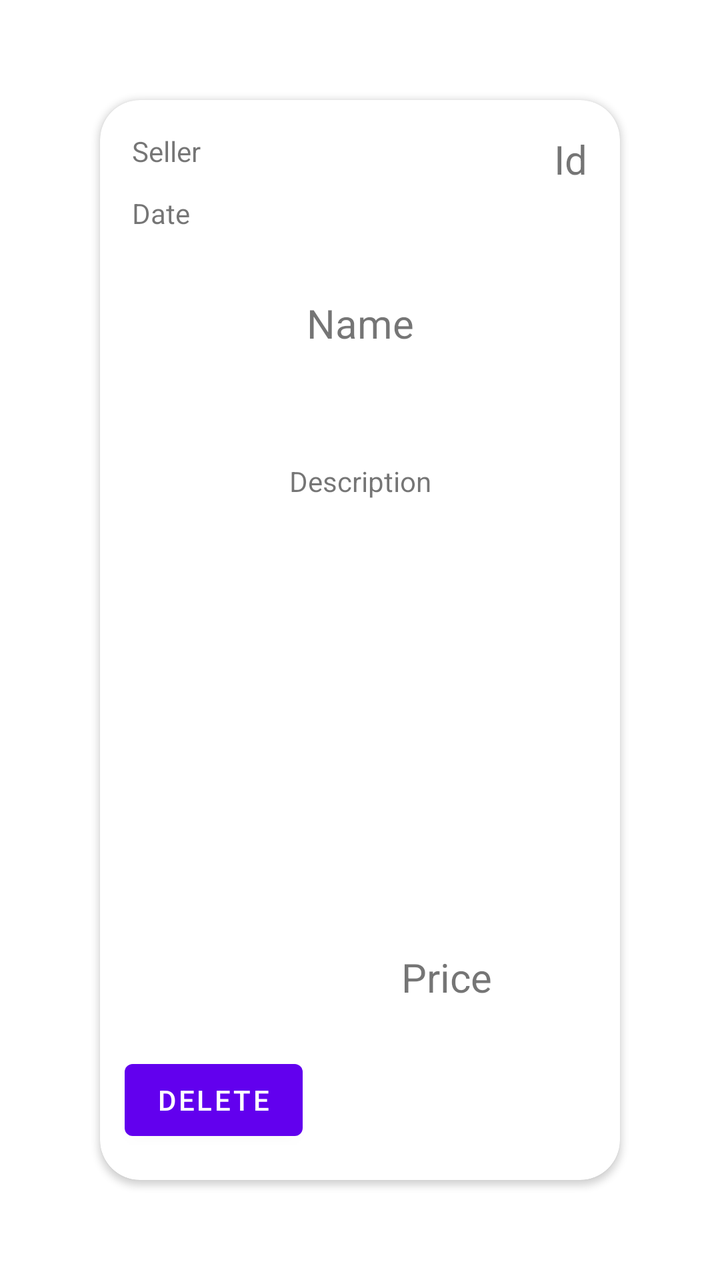
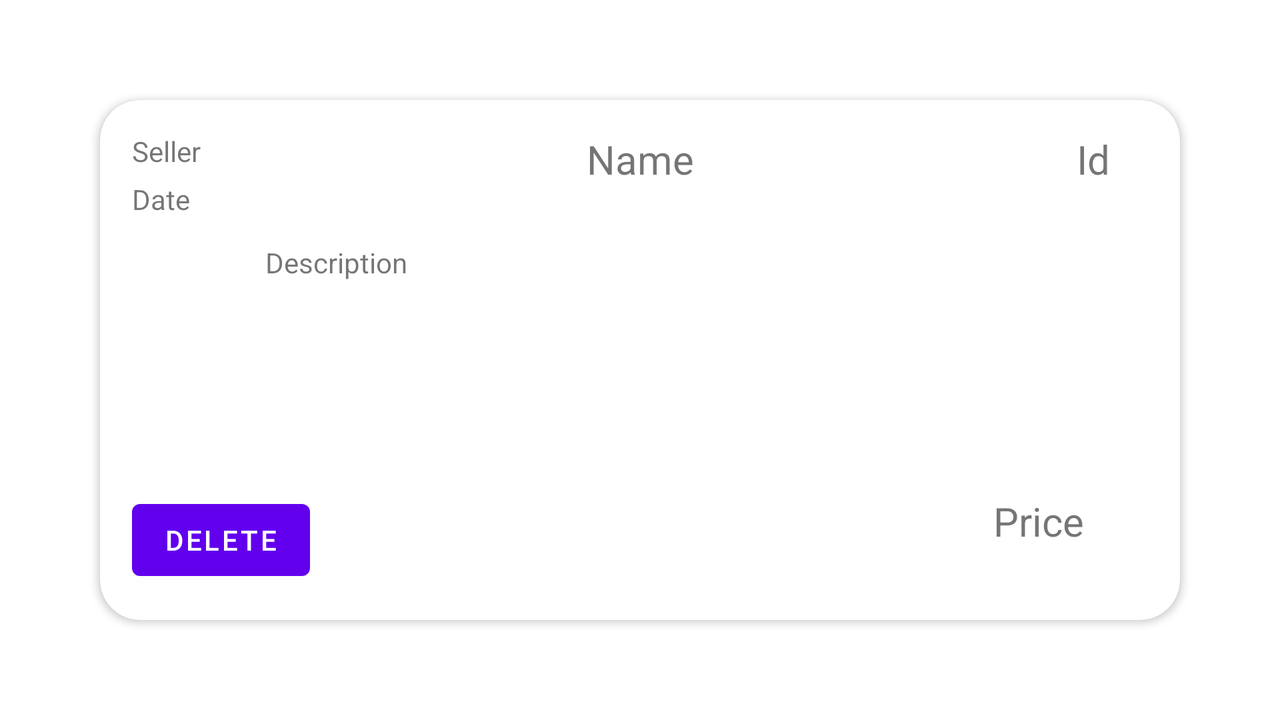

Two renders of one Android screen. The first uses the default layout on a phone; the second uses the alternative layout the repository ships for a different screen configuration, on a matching device. The two XML files are below.
<!-- AndroidManifest.xml: application theme Theme.OpbligatoriskopgaveApp -->
<!-- res/layout/fragment_item_detail.xml -->
<?xml version="1.0" encoding="utf-8"?>
<androidx.constraintlayout.widget.ConstraintLayout xmlns:android="http://schemas.android.com/apk/res/android"
    xmlns:app="http://schemas.android.com/apk/res-auto"
    xmlns:tools="http://schemas.android.com/tools"
    android:layout_width="match_parent"
    android:layout_height="match_parent"
    tools:context=".ItemDetail">
    <androidx.cardview.widget.CardView
        android:layout_width="match_parent"
        android:layout_height="match_parent"
        android:layout_margin="50dp"
        app:cardCornerRadius="20dp">

        <androidx.constraintlayout.widget.ConstraintLayout
            android:layout_width="match_parent"
            android:layout_height="match_parent">

            <TextView
                android:id="@+id/textviewId"
                android:layout_width="wrap_content"
                android:layout_height="wrap_content"
                android:layout_marginTop="16dp"
                android:text="Id"
                android:textSize="20sp"
                app:layout_constraintEnd_toEndOf="parent"
                app:layout_constraintHorizontal_bias="0.933"
                app:layout_constraintStart_toStartOf="parent"
                app:layout_constraintTop_toTopOf="parent" />


            <TextView
                android:id="@+id/textviewName"
                android:layout_width="wrap_content"
                android:layout_height="wrap_content"
                android:layout_marginTop="32dp"
                android:text="Name"
                android:textSize="20sp"
                app:layout_constraintEnd_toEndOf="parent"
                app:layout_constraintStart_toStartOf="parent"
                app:layout_constraintTop_toBottomOf="@+id/textviewDate" />

            <Button
                android:id="@+id/buttonDelete"
                android:layout_width="wrap_content"
                android:layout_height="wrap_content"
                android:layout_marginBottom="16dp"
                android:text="Delete"
                app:layout_constraintBottom_toBottomOf="parent"
                app:layout_constraintEnd_toEndOf="parent"
                app:layout_constraintHorizontal_bias="0.072"
                app:layout_constraintStart_toStartOf="parent" />

            <TextView
                android:id="@+id/textviewDescription"
                android:layout_width="wrap_content"
                android:layout_height="wrap_content"
                android:layout_marginTop="56dp"
                android:text="Description"
                app:layout_constraintEnd_toEndOf="parent"
                app:layout_constraintStart_toStartOf="parent"
                app:layout_constraintTop_toBottomOf="@+id/textviewName" />

            <TextView
                android:id="@+id/textviewDate"
                android:layout_width="wrap_content"
                android:layout_height="wrap_content"
                android:layout_marginStart="16dp"
                android:layout_marginTop="12dp"
                android:text="Date"
                app:layout_constraintStart_toStartOf="parent"
                app:layout_constraintTop_toBottomOf="@+id/textviewSeller" />

            <TextView
                android:id="@+id/textviewPrice"
                android:layout_width="wrap_content"
                android:layout_height="wrap_content"
                android:layout_marginEnd="64dp"
                android:layout_marginBottom="88dp"
                android:text="Price"
                android:textSize="20sp"
                app:layout_constraintBottom_toBottomOf="parent"
                app:layout_constraintEnd_toEndOf="parent" />

            <TextView
                android:id="@+id/textviewSeller"
                android:layout_width="wrap_content"
                android:layout_height="wrap_content"
                android:layout_marginStart="16dp"
                android:layout_marginTop="16dp"
                android:text="Seller"
                app:layout_constraintStart_toStartOf="parent"
                app:layout_constraintTop_toTopOf="parent" />


        </androidx.constraintlayout.widget.ConstraintLayout>


    </androidx.cardview.widget.CardView>


</androidx.constraintlayout.widget.ConstraintLayout>
<!-- resources referenced by this layout -->
<resources>
  <style name="Theme.OpbligatoriskopgaveApp" parent="Theme.MaterialComponents.DayNight.DarkActionBar">
          
          <item name="colorPrimary">@color/purple_500</item>
          <item name="colorPrimaryVariant">@color/purple_700</item>
          <item name="colorOnPrimary">@color/white</item>
          
          <item name="colorSecondary">@color/teal_200</item>
          <item name="colorSecondaryVariant">@color/teal_700</item>
          <item name="colorOnSecondary">@color/black</item>
          
          <item name="android:statusBarColor" tools:targetApi="l">?attr/colorPrimaryVariant</item>
          
      </style>
</resources>
<!-- res/layout-land/fragment_item_detail.xml (the repository's variant of the layout above) -->
<!-- drawn on the phone turned sideways -->
<?xml version="1.0" encoding="utf-8"?>
<androidx.constraintlayout.widget.ConstraintLayout xmlns:android="http://schemas.android.com/apk/res/android"
    xmlns:app="http://schemas.android.com/apk/res-auto"
    xmlns:tools="http://schemas.android.com/tools"
    android:layout_width="match_parent"
    android:layout_height="match_parent"
    tools:context=".ItemDetail">
    <androidx.cardview.widget.CardView
        android:layout_width="match_parent"
        android:layout_height="match_parent"
        android:layout_margin="50dp"
        app:cardCornerRadius="20dp">

        <androidx.constraintlayout.widget.ConstraintLayout
            android:layout_width="match_parent"
            android:layout_height="match_parent">

            <TextView
                android:id="@+id/textviewId"
                android:layout_width="wrap_content"
                android:layout_height="wrap_content"
                android:layout_marginTop="16dp"
                android:text="Id"
                android:textSize="20sp"
                app:layout_constraintEnd_toEndOf="parent"
                app:layout_constraintHorizontal_bias="0.933"
                app:layout_constraintStart_toStartOf="parent"
                app:layout_constraintTop_toTopOf="parent" />

            <TextView
                android:id="@+id/textviewName"
                android:layout_width="wrap_content"
                android:layout_height="wrap_content"
                android:layout_marginTop="16dp"
                android:text="Name"
                android:textSize="20sp"
                app:layout_constraintEnd_toEndOf="parent"
                app:layout_constraintStart_toStartOf="parent"
                app:layout_constraintTop_toTopOf="parent" />

            <Button
                android:id="@+id/buttonDelete"
                android:layout_width="wrap_content"
                android:layout_height="wrap_content"
                android:layout_marginStart="16dp"
                android:layout_marginBottom="16dp"
                android:text="Delete"
                app:layout_constraintBottom_toBottomOf="parent"
                app:layout_constraintStart_toStartOf="parent" />

            <TextView
                android:id="@+id/textviewDescription"
                android:layout_width="375dp"
                android:layout_height="132dp"
                android:layout_marginBottom="44dp"
                android:text="Description"
                app:layout_constraintBottom_toBottomOf="parent"
                app:layout_constraintEnd_toEndOf="parent"
                app:layout_constraintHorizontal_bias="0.501"
                app:layout_constraintStart_toStartOf="parent"
                app:layout_constraintTop_toBottomOf="@+id/textviewDate" />

            <TextView
                android:id="@+id/textviewDate"
                android:layout_width="wrap_content"
                android:layout_height="wrap_content"
                android:layout_marginStart="16dp"
                android:layout_marginTop="40dp"
                android:text="Date"
                app:layout_constraintStart_toStartOf="parent"
                app:layout_constraintTop_toTopOf="parent" />

            <TextView
                android:id="@+id/textviewPrice"
                android:layout_width="wrap_content"
                android:layout_height="wrap_content"
                android:layout_marginEnd="48dp"
                android:layout_marginBottom="36dp"
                android:text="Price"
                android:textSize="20sp"
                app:layout_constraintBottom_toBottomOf="parent"
                app:layout_constraintEnd_toEndOf="parent" />

            <TextView
                android:id="@+id/textviewSeller"
                android:layout_width="wrap_content"
                android:layout_height="wrap_content"
                android:layout_marginStart="16dp"
                android:layout_marginTop="16dp"
                android:text="Seller"
                app:layout_constraintStart_toStartOf="parent"
                app:layout_constraintTop_toTopOf="parent" />


        </androidx.constraintlayout.widget.ConstraintLayout>


    </androidx.cardview.widget.CardView>


</androidx.constraintlayout.widget.ConstraintLayout>
